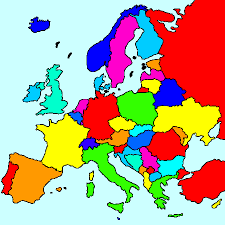
#> input picture Opencv_Contour_detecting_of_map/photos/cartetest.png, 225 x 225 px, found by its file name
$ python contour_detecting.py
#> lines starting #> are read from the running program, lines starting #| are printed output that depends on the picture; after the words box and inside, x2 and y2 are one past the last pixel; in counts of white or black regions, pixels touching at a corner belong together
import cv2 as cv
import numpy as np


#lire l'image
path='photos\\cartetest.png'
img = cv.imread(path)
#> img is the input picture: shape (225, 225, 3); mean B, G, R 147.6, 169.6, 185.1

#afficher l'image
cv.imshow('Carte',img)

# donne la version gris de l'image
gray = cv.cvtColor(img,cv.COLOR_BGR2GRAY)
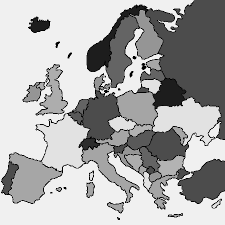
#> gray: shape (225, 225); min 0, max 244, mean 171.8
cv.imshow('Gray',gray)

#detecte les lieux dans l'image là ou il y a une grande intensité ou couleur
canny = cv.Canny(img,125,175)
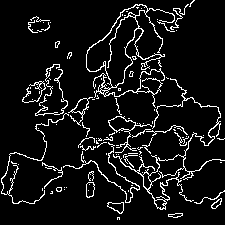
#> canny: shape (225, 225); 8.1% white in thin lines or dots
cv.imshow('Canny Edges',canny)


#detecte les contours existant dans l'image
contours, hierarchies = cv.findContours(canny,cv.RETR_LIST,cv.CHAIN_APPROX_NONE)
#> contours = 147 contours, 126 with area under 20; largest, box (x1, y1, x2, y2) and area: (86, 4, 175, 108) 2358, (86, 4, 148, 88) 2071, (113, 78, 225, 210) 372, (108, 116, 152, 153) 284, (108, 116, 136, 132) 244

# Crée une image noire de la même taille que l'original
regions = np.zeros_like(gray)

# Dessine les contours sur l'image noire
cv.drawContours(regions, contours, -1, 255, thickness=cv.FILLED)

# Affiche les régions segmentées
cv.imshow('Regions', regions)

#donne le nombre de contours trouvé sur l'image
print(f'{len(contours)} contour(s)found !!')
#| 147 contour(s)found !!


#####################

# A terminer je n'ai pas toujours trouvé comment colorer la carte avec le theoreme de 4 couleurs

######################

#pour que l'image ne disparait pas sur le champs
cv.waitKey(0)
